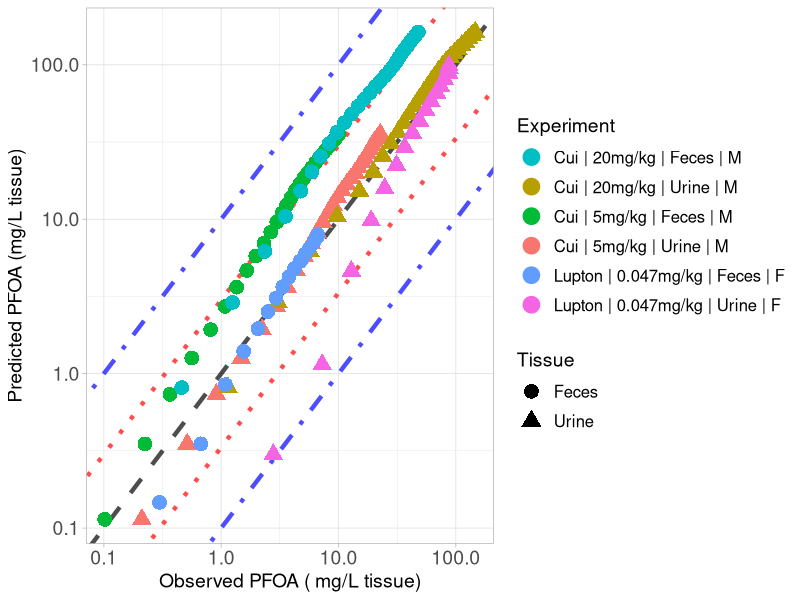

This figure's R source:
library(ggplot2)

#setwd("C:/Users/ptsir/Documents/GitHub/PFAS_PBK_models/PFOA inhalation Rat/Validation/Validation_results")
setwd("C:/Users/Ioannis/Documents/GitHub/PFAS_PBK_models/PFOA inhalation Rat/Validation/Validation_Scenario24e")

# Load Results 

# Results from Cui
Cui_2010_Excreta_results <- read.csv("Cui_2010_Excreta_results.csv", header = T)

Cui_Urine_M_5 <- Cui_2010_Excreta_results[Cui_2010_Excreta_results$Dose == 5 & 
                                            Cui_2010_Excreta_results$Tissue  == "Urine" &
                                            Cui_2010_Excreta_results$Sex == "M", ]
Cui_Urine_M_5$Experiment <- "Cui | 5mg/kg | Urine | M"


Cui_Urine_M_20 <- Cui_2010_Excreta_results[Cui_2010_Excreta_results$Dose == 20 & 
                                            Cui_2010_Excreta_results$Tissue  == "Urine" &
                                            Cui_2010_Excreta_results$Sex == "M", ]
Cui_Urine_M_20$Experiment <- "Cui | 20mg/kg | Urine | M"



Cui_Feces_M_5 <- Cui_2010_Excreta_results[Cui_2010_Excreta_results$Dose == 5 & 
                                            Cui_2010_Excreta_results$Tissue  == "Feces" &
                                            Cui_2010_Excreta_results$Sex == "M", ]
Cui_Feces_M_5$Experiment <- "Cui | 5mg/kg | Feces | M"


Cui_Feces_M_20 <- Cui_2010_Excreta_results[Cui_2010_Excreta_results$Dose == 20 & 
                                            Cui_2010_Excreta_results$Tissue  == "Feces" &
                                            Cui_2010_Excreta_results$Sex == "M", ]
Cui_Feces_M_20$Experiment <- "Cui | 20mg/kg | Feces | M"


#Results from Lupton 2020

Lupton_2020_Excreta_results <- read.csv("Lupton_2020_excreta_results.csv", header = T, colClasses = c("sex" = "character"))


Lupton_Feces_F <- Lupton_2020_Excreta_results[Lupton_2020_Excreta_results$Dose == 0.047 & 
                                              Lupton_2020_Excreta_results$Tissue  == "Feces" &
                                              Lupton_2020_Excreta_results$sex == "F", ]
Lupton_Feces_F$Experiment <- "Lupton | 0.047mg/kg | Feces | F"


Lupton_Urine_F <- Lupton_2020_Excreta_results[Lupton_2020_Excreta_results$Dose == 0.047 & 
                                              Lupton_2020_Excreta_results$Tissue  == "Urine" &
                                              Lupton_2020_Excreta_results$sex == "F", ]
Lupton_Urine_F$Experiment <- "Lupton | 0.047mg/kg | Urine | F"


Experiment <- scales::hue_pal()(6)

names(Experiment) <- unique(c( Cui_Urine_M_5$Experiment, Cui_Urine_M_20$Experiment,
                               Cui_Feces_M_5$Experiment, Cui_Feces_M_20$Experiment,
                               Lupton_Feces_F$Experiment, Lupton_Urine_F$Experiment))



scatter_plot <- ggplot()+
  geom_abline(intercept = log10(1), slope = 1, linetype = "dashed", color = "black", linewidth = 1.5, alpha = 0.7) +  # Identity line in log10 scale
  geom_abline(intercept = log10(3), slope = 1, linetype = "dotted", color = "red", linewidth = 1.5, alpha = 0.7) +  # +3-fold error line
  geom_abline(intercept = log10(1/3), slope = 1, linetype = "dotted", color = "red", linewidth = 1.5, alpha = 0.7) +  # -3-fold error line
  geom_abline(intercept = log10(10), slope = 1, linetype = "dotdash", color = "blue", linewidth = 1.5, alpha = 0.7) +  # +10-fold error line
  geom_abline(intercept = log10(1/10), slope = 1, linetype = "dotdash", color = "blue", linewidth = 1.5, alpha = 0.7) +  # -10-fold error line
  geom_point(data = Cui_Urine_M_5, aes(x=Observed, y=Predicted, color = Experiment, shape = Tissue), size=4, stroke = 1.5)+
  geom_point(data = Cui_Urine_M_20, aes(x=Observed, y=Predicted, color = Experiment, shape = Tissue), size=4, stroke = 1.5)+
  geom_point(data = Cui_Feces_M_5, aes(x=Observed, y=Predicted, color = Experiment, shape = Tissue), size=4, stroke = 1.5)+
  geom_point(data = Cui_Feces_M_20, aes(x=Observed, y=Predicted, color = Experiment, shape = Tissue), size=4, stroke = 1.5)+
  geom_point(data = Lupton_Feces_F, aes(x=Observed, y=Predicted, color = Experiment, shape = Tissue), size=4, stroke = 1.5)+
  geom_point(data = Lupton_Urine_F, aes(x=Observed, y=Predicted, color = Experiment, shape = Tissue), size=4, stroke = 1.5)+
  scale_y_log10()+
  scale_x_log10()+
  scale_color_manual(values = Experiment)+
  theme(legend.spacing.y = unit(1, 'cm')) +
  guides(fill = guide_legend(byrow = TRUE))+
  theme_light()+
  labs(y = "Predicted PFOA (mg/L tissue)",
       x = "Observed PFOA ( mg/L tissue)")+
  theme(plot.title = element_text(hjust = 0.5),
        legend.key.size = unit(0.75, 'cm'),  
        legend.title = element_text(size=14),
        legend.text = element_text(size=12,  hjust = 0),
        axis.text = element_text(size = 14),
        axis.title = element_text(size = 14),
        )

#print(scatter_plot)

ggsave("validation_plot_PFOA_excreta.png", scatter_plot, width = 11, height = 7, units = "in", dpi = 300)
